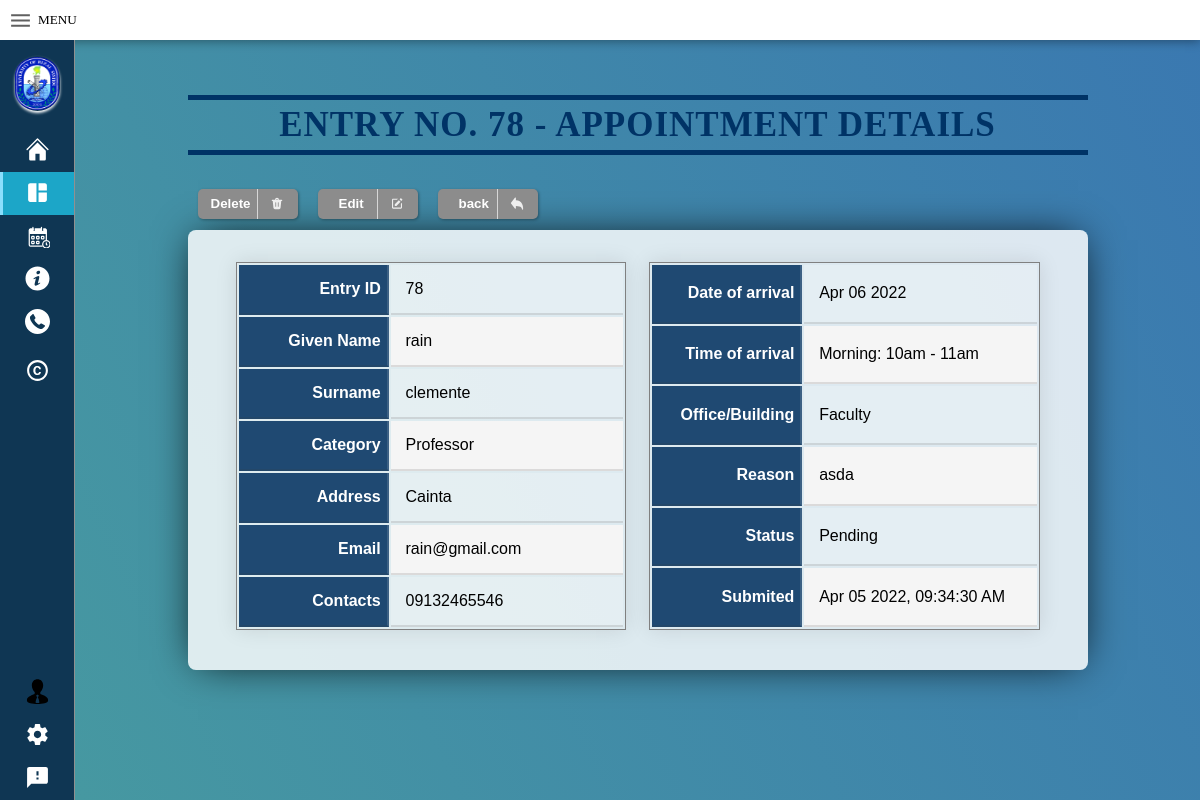
/Details.php?ID=78 (signed in), run on the app's committed database.
### tables this page shows
CREATE TABLE `stakeholders` (
  `id` int(11) NOT NULL,
  `first_name` varchar(20) NOT NULL,
  `last_name` varchar(20) NOT NULL,
  `category` varchar(50) NOT NULL,
  `address` varchar(20) NOT NULL,
  `contact_No` varchar(11) NOT NULL,
  `email` varchar(50) NOT NULL,
  `time` varchar(20) NOT NULL,
  `office` varchar(20) NOT NULL,
  `purpose_of_appoint` varchar(100) NOT NULL,
  `status` varchar(20) NOT NULL,
  `date` date NOT NULL,
  `validity_of_QR` date NOT NULL,
  `added_at` datetime NOT NULL DEFAULT current_timestamp()
);

### Details.php (the view, shortened to what this page needs)
<?php
$con = connection();
$id = $_GET['ID'];
$sql = "SELECT * FROM stakeholders WHERE id = '$id'";
$client = $con->query($sql) or die ($con->error);
$row = $client->fetch_assoc();
?>
<!DOCTYPE html>
<html>
<head>
    <link rel="stylesheet" type="text/css" href="CSS/index.css"></link>
    <link rel="stylesheet" type="text/css" href="CSS/details.css"></link>
</head>
<body >
  <header class="header">
        <div class="menu-icon-btn" data-menu-icon-btn>
          <svg viewBox="0 0 24 24" preserveAspectRatio="xMidYMid meet" focusable="false" class="menu-icon"><g ><path d="M3 18h18v-2H3v2zm0-5h18v-2H3v2zm0-7v2h18V6H3z"></path></g></svg>
          <div class="menu"> MENU</div>  </div>
      <div class="Welcome"><h1> Welcome to University of Rizal System Morong</h1></h1></div>
    </header>
        <div class="container">
        <aside class="sidebar" data-sidebar>
          <div class="top-sidebar">
            <a href="#" class="channel-logo"><img src="Picture/urslogo.png" alt="URS Logo" ></a>
          </div>
          <div class="middle-sidebar">
            <ul class="sidebar-list">
              <li class="sidebar-list-item ">
                <a href="#" class="sidebar-link" onclick="window.location.href='index.php '">
                </a>
              </li>
              <li class="sidebar-list-item active">
                <a href="#" class="sidebar-link" onclick="window.location.href='Dashboard_admin.php'">
                  <svg  class="sidebar-icon" viewBox="0 0 24 24" preserveAspectRatio="xMidYMid meet" focusable="false" >
                      <path fill="currentColor" d="M11 21H5c-1.1 0-2-.9-2-2V5c0-1.1.9-2 2-2h6v18zm2 0h6c1.1 0 2-.9 2-2v-7h-8v9zm8-11V5c0-1.1-.9-2-2-2h-6v7h8z"/>
                    </svg>
                </a>
              </li>
              <li class="sidebar-list-item">
                <a href="#" class="sidebar-link" onclick="window.location.href='Schedule.php'">
                </a>
              </li>
              <li class="sidebar-list-item" onclick="window.location.href='About.php'">
                <a href="#" class="sidebar-link">
                </a>
              </li>
              <li class="sidebar-list-item" onclick="window.location.href='Contact.php'">
                <a href="#" class="sidebar-link">
                </a>
              </li>
              <li class="sidebar-list-item">
                <a href="#" class="sidebar-link">
                </a>
              </li>
            </ul>
          </div>
          <div class="bottom-sidebar">
            <ul class="sidebar-list">
              <li class="sidebar-list-item">
                <a href="#" class="sidebar-link" onclick="window.location.href='Login.php'">
                </a>
              </li>
              <li class="sidebar-list-item">
                <a href="#" class="sidebar-link">
                </a>
              </li>
              <li class="sidebar-list-item">
                <a href="#" class="sidebar-link">
                  <svg viewBox="0 0 24 24" preserveAspectRatio="xMidYMid meet" focusable="false" class="sidebar-icon"><g>
                      <path  fill="currentColor" d="M20 2H4c-1.1 0-1.99.9-1.99 2L2 22l4-4h14c1.1 0 2-.9 2-2V4c0-1.1-.9-2-2-2zm-7 12h-2v-2h2v2zm0-4h-2V6h2v4z"></path>
                    </g></svg>
                </a>
              </li>
            </ul>
          </div>
        </aside>
        <div class="MainBody">
        <div class="container-view-appointment">
          <div class="txt">Entry NO. <?php echo $row['id'];?> - Appointment Details</div>
          <div class="btn">
            <?php if($_SESSION['Access'] == "admin"){?>
              <button class="noselect delete"class="icon" type="submit" name="delete" onclick="openDeleteForm();"><span class='text'>Delete</span><span class="icon" >
            </span>
            <?php }?></button>
            <button class="noselect edit" class="icon" onclick="window.location.href='Edit_appointment_data.php?ID=<?php echo $row['id'];?>'"><span class='text ed'>Edit</span>
            <span class="icon"></span></button>
             <button class="noselect back" class="icon" onclick="window.location.href='Dashboard_admin.php'"><span class='text qr'>back</span>
            <span class="icon" ></button>
          </div>
          <div class="form" >
            <form  id="form" method="post" enctype="multipart/form-data" enctype="value">
              <div class="col-half" >
                <table>
                  <thead>
                    <?php do{?>
                      <tr>
                      <th>Entry ID</th><td > <?php echo $row['id'];?></td>
                    </tr>
                    <tr>
                      <th>Given Name</th><td > <?php echo $row['first_name'];?></td>
                    </tr>
                    <tr>
                    <th>Surname</th> <td>  <?php echo $row['last_name'];?></td>
                    </tr>
                      <th>Category</th>  <td> <?php echo $row['category'];?></td>
                      <th>Address</th>  <td Class="address"> <?php echo $row['address'];?></td>
                    <tr>
                      <th >Email</th><td> <?php echo $row['email'];?></td>
                    </tr>
                    <tr>
                      <th>Contacts</th>   <td Class="contact"> <?php echo $row['contact_No'];?></td>
                    </tr>
                  </thead>
                </table>
                <div class="space"></div>
                <table>
                  <thead>
                    <tr>
                      <th>Date of arrival</th><td> <?php $orgDate =  $row['date'];
                                                          $newDate = new DateTime($orgDate);
                                                            echo $newDate->format('M  d  Y');
                                                            ?></td>
                    </tr>
                    <tr>
                      <th>Time of arrival</th><td> <?php echo $row['time'];?></td>
                    </tr>
                    <tr>
                      <th>Office/Building</th><td> <?php echo $row['office'];?></td>
                    </tr>
                    <tr>
                    <th>Reason</th><td> <?php echo $row['purpose_of_appoint'];?></td>
                    </tr>
                    <tr>
                      <th>Status</th><td> <?php echo $row['status'];?></td>
                    </tr>
                    <tr>
                       <th>Submited</th> <td> <?php
                       $orgDate =  $row['added_at'];
                       $newDate = new DateTime($orgDate);
                         echo $newDate->format('M  d  Y, h:i:s A' );
                       ?></td>
                    </tr>
                  </thead>
                </table><?php }while($row = $client->fetch_assoc()); ?>
            </form>
        </div>
      </div>
       </div>
</body>
</html>

### CSS/index.css (style rules this page uses)
body { height: auto; margin: 0; padding:0; font-family: "Montserrat"; }
*, *::before, *::after { box-sizing: border-box; }
:root { --accent-color: #89DFFD; --lightest-gray: rgb(244, 244, 244); --light-gray: rgb(144, 144, 144); --medium-gray: rgb(96, 96, 96); --dark-gray: rgb(13, 13, 13); --header-height: 40px; --animation-duration: 200ms; --animation-timing-curve: ease-in-out; }
.header { display: flex; align-items: center; position: sticky; top: 0; background-color: white; box-shadow: 0 1px 10px 0 rgba(0, 0, 0, .4); padding: 0 .5rem; height: var(--header-height); }
.Welcome { font-family: "Montserrat"; text-align: center; color: #FFF; display: flex; flex-direction: column; align-items: center; justify-content: center; letter-spacing: 1px; margin: 0 auto; }
h1 { background-image: url(https://media.giphy.com/media/26BROrSHlmyzzHf3i/giphy.gif); background-size: cover; color: transparent; -moz-background-clip: text; -webkit-background-clip: text; text-transform: uppercase; font-size: 20px; line-height: .75; margin: 30px 0; }
.menu { line-height: 20px; margin-left: 5px; cursor: pointer; }
.menu-icon-btn { background: none; border: none; padding: 0; margin: 0; align-items: center; font-family: "Montserrat"; display: flex; }
.menu-icon { width: 25px; height: 25px; fill: var(--medium-gray); cursor: pointer; }
.sidebar { flex-shrink: 0; overflow: hidden; width: 75px; border-right: 1px solid var(--light-gray); display: flex; flex-direction: column; height: calc(100vh - var(--header-height)); padding-top: 1rem; align-items: center; justify-content: stretch; transition: width var(--animation-duration) var(--animation-timing-curve); position: sticky; left: 0; top: var(--header-height); background-color: #0F3653; }
.sidebar .top-sidebar { display: flex; flex-direction: column; align-items: center; }
.sidebar .channel-logo { display: block; width: 45px; height: 55px; transition: var(--animation-duration) var(--animation-timing-curve); background-color: transparent; -webkit-box-shadow: 0 0 15px -5px white; -moz-box-shadow: 0 0 15px -5px white; box-shadow:0 2px 3px 0 white; border-radius: 38px; }
.sidebar .channel-logo > img { width: 97%; height: 97%; margin:1.5%; }
.middle-sidebar { overflow-y: auto; overflow-x: hidden; flex-grow: 1; margin: 2.7rem 0; box-sizing: border-box; }
.middle-sidebar, .bottom-sidebar { width: 100%; }
.container { display: flex; box-sizing: border-box; }
.sidebar-list { margin: 0; padding: 0; display: flex; flex-direction: column; align-items: center; list-style: none; }
.sidebar-icon { width: 25px; height: 25px; flex-shrink: 0; }
.sidebar-link { display: flex; width: 100%; padding: .5rem 0; color: white; text-decoration: none; align-items: center; padding-left: 25px; }
.sidebar-list-item { position: relative; width: 100%; color: lightgrey; }
.sidebar-list-item.active { fill: var(--accent-color); background-color: #1CA6C8; }
.sidebar-list-item.active::before { content: ""; background-color: var(--accent-color); height: 100%; left: 0; width: 3px; position: absolute; }
.sidebar .top-sidebar { height: 30px; transition: height var(--animation-duration) var(--animation-timing-curve); }
li { padding-bottom: 2px; }
.MainBody { width: 100%; }

### data on the page
stakeholders: id "78", first_name "rain", last_name "clemente", category "Professor", address "Cainta", email "rain@gmail.com", contact_No "09132465546", date "Apr 06 2022", time "Morning: 10am - 11am", office "Faculty", purpose_of_appoint "asda", status "Pending", added_at "Apr 05 2022, 09:34:30 AM"
